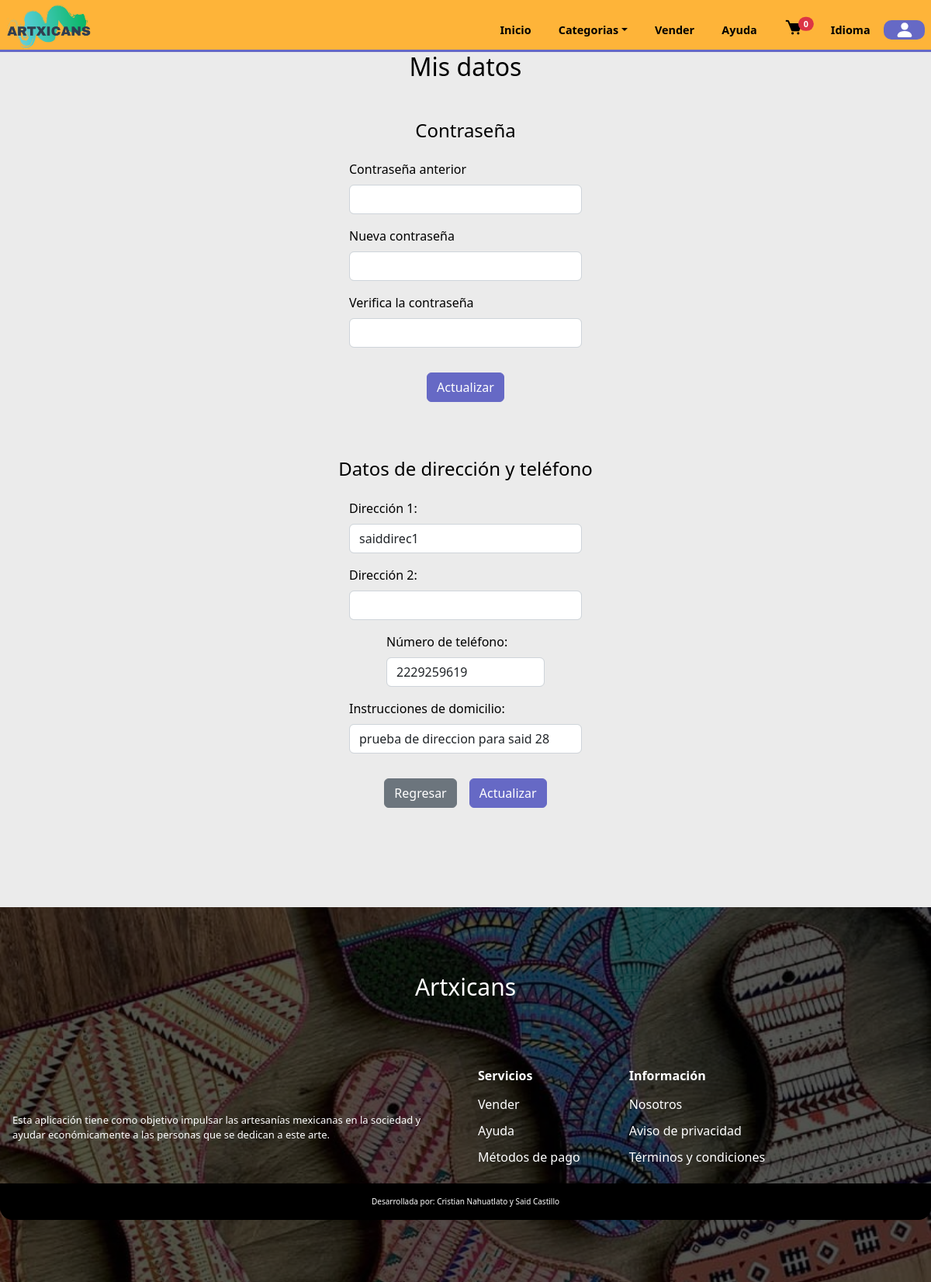
The app's page /mydata.php (signed in) with its own data.
### tables this page shows
CREATE TABLE `direcciones` (
  `id_direccion` int(11) NOT NULL,
  `usuario_id` int(11) NOT NULL,
  `nombre` varchar(100) NOT NULL,
  `direccion1` varchar(200) NOT NULL,
  `direccion2` varchar(200) NOT NULL,
  `ciudad` varchar(200) NOT NULL,
  `estado` varchar(200) NOT NULL,
  `pais` varchar(90) NOT NULL,
  `codigopostal` varchar(10) NOT NULL,
  `telefono` varchar(10) NOT NULL,
  `instrucciones` text NOT NULL
);

### mydata.php (called while the page is built, shortened)
<?php
    include('./global/conexion.php');
    include('./templates/cabecera.php');
    include('global/Smydata.php');
?>
<?php
    include('./templates/pie.php');
?>

### global/Smydata.php (the view, shortened to what this page needs)
<?php
    $id_user = $_SESSION['id'];
?>
<section class="mydata">
    <h1 align="center">Mis datos</h1>
    <br>
    <form class="my-data mt-4" method="post" >
        <h2 align="center">Contraseña</h2>
        <br>
        <div class="mb-3">
            <label for="password" class="form-label">Contraseña anterior</label>
            <input type="password" class="form-control input-width" name="oldpassword">
        </div>
        <div class="mb-3">
            <label for="password" class="form-label">Nueva contraseña</label>
            <input type="password" class="form-control input-width" name="newpassword">
        </div>
        <div class="mb-3">
            <label for="password" class="form-label">Verifica la contraseña</label>
            <input type="password" class="form-control input-width" name="repeatpassword">
        </div>
        <div class="mt-3 buttons-data">
            <button type="submit" name="updatepassword" class="btn btn-info">Actualizar</button>
        </div>
    </form>
    <br>
    <br>
<?php
    $sql = mysqli_query($conn,"SELECT * FROM registro WHERE ID = '$id_user'");
    $res = mysqli_fetch_array($sql);
    if($res['direccion'] == 1){
?>
    <form class="my-data mt-4" method="post" >
        <h2 align="center">Datos de dirección y teléfono</h2>
        <br>
<?php
        $query2 = mysqli_query($conn,"SELECT * FROM direcciones WHERE usuario_id = '$id_user'");
        $data2 = mysqli_fetch_array($query2);
?>
        <div class="mb-3">
            <label for="direccion1" class="form-label">Dirección 1:</label>
            <input type="text" class="form-control input-width" id="direccion1" name="direccion1" value="<?php echo $data2['direccion1']?>" >
        </div>
        <div class="mb-3">
            <label for="direccion2" class="form-label">Dirección 2:</label>
            <input type="text" class="form-control input-width" id="direccion2" name="direccion2" value="<?php echo $data2['direccion2']?>" >
        </div>
        <div class="mb-3">
            <label for="telefono" class="form-label">Número de teléfono:</label>
            <div class="telefonos">
            <input type="text" class="form-control input-medium" id="telefono" name="telefono" value="<?php echo $data2['telefono']?>" >
            </div>
        </div>
        <div class="mb-3">
            <label for="instrucciones" class="form-label">Instrucciones de domicilio:</label>
            <input type="text" class="form-control input-width" id="instrucciones" name="instrucciones" value="<?php echo $data2['instrucciones']?>" >
        </div>
        <div class="mt-3 buttons-data">
            <a class="btn btn-secondary" href='./profile.php'>Regresar</a>
            <button type="submit" name="updatedata" class="btn btn-info">Actualizar</button>
        </div>
    </form>
<?php
        }
?>
</section>

### styles/home/products.css (style rules this page uses)
.btn-info { --bs-btn-color: var(--bs-white); --bs-btn-bg: var(--second-alpha-color); --bs-btn-border-color: var(--second-alpha-color); --bs-btn-hover-color: var(--bs-white); --bs-btn-hover-bg: #787bc8; --bs-btn-hover-border-color:var(--second-alpha-color) ; --bs-btn-focus-shadow-rgb: var(--bd-violet-rgb); --bs-btn-active-color: var(--bs-btn-hover-color); --bs-btn-active-bg: var(--second-alpha-color); --bs-btn-active-border-color: var(--second-alpha-color); --bs-btn-disabled-color:rgb(57, 55, 55); --bs-btn-disabled-bg: #a7a9ea; --bs-btn-disabled-border-color: #787bc8; }

### styles/home/main.css (style rules this page uses)
body { top:0px !important; }

### styles/pages/profile.css (style rules this page uses)
.my-data { display: flex; align-items: center; justify-content: center; flex-direction: column; }
.telefonos { display: flex; flex-direction: row; gap: 0.5rem; }
.input-width { width: 90vw; }
.input-medium { width: 60vw; }
.buttons-data { display: flex; align-items: center; justify-content: center; flex-direction: row; gap: 1rem; flex-wrap: nowrap; }
@media screen and (min-width:768px) { .input-width { width: 25vw; } }
@media screen and (min-width:768px) { .input-medium { width: 17vw; } }

### index.css (style rules this page uses)
:root { --first-color: #feb439; --first-alpha-color: #FDD100; --second-color: #7D3C98; --second-alpha-color: #6669c5; --black-color: black; --white-color: white; --black-alpha-color: rgba(0,0,0,0.5); --white-alpha-color: rgba(255,255,255,0.5); --opacity-color: rgba(8,75,138,0.7); --font: "RaleWay",sans-serif; --max-width: 1200px; --header-height: 4.7rem; --link-color: #509ee3; --card-bg:rgb(225,225,235); --card-hover:rgb(255,255,255); }
* { padding:0; margin:0; -webkit-box-sizing: border-box; -moz-box-sizing: border-box; box-sizing: border-box; }
html { box-sizing: border-box; font-family: var(--font); font-size: 16px; scroll-behavior: smooth; }
*, *::after, *::before { box-sizing: inherit; }
body { margin: 0; overflow-x: hidden; color: var(--black-color); background-color: rgb(235, 235, 235);; }
a { color: var(--link-color); transition: all 0.5s ease-out; text-decoration: none; }
h1 { margin: 0; font-size: 2rem; }
h2 { margin: 0; font-size: 1.5rem; }

### records on screen
direcciones: direccion1 "saiddirec1", telefono "2229259619", instrucciones "prueba de direccion para said 28"
